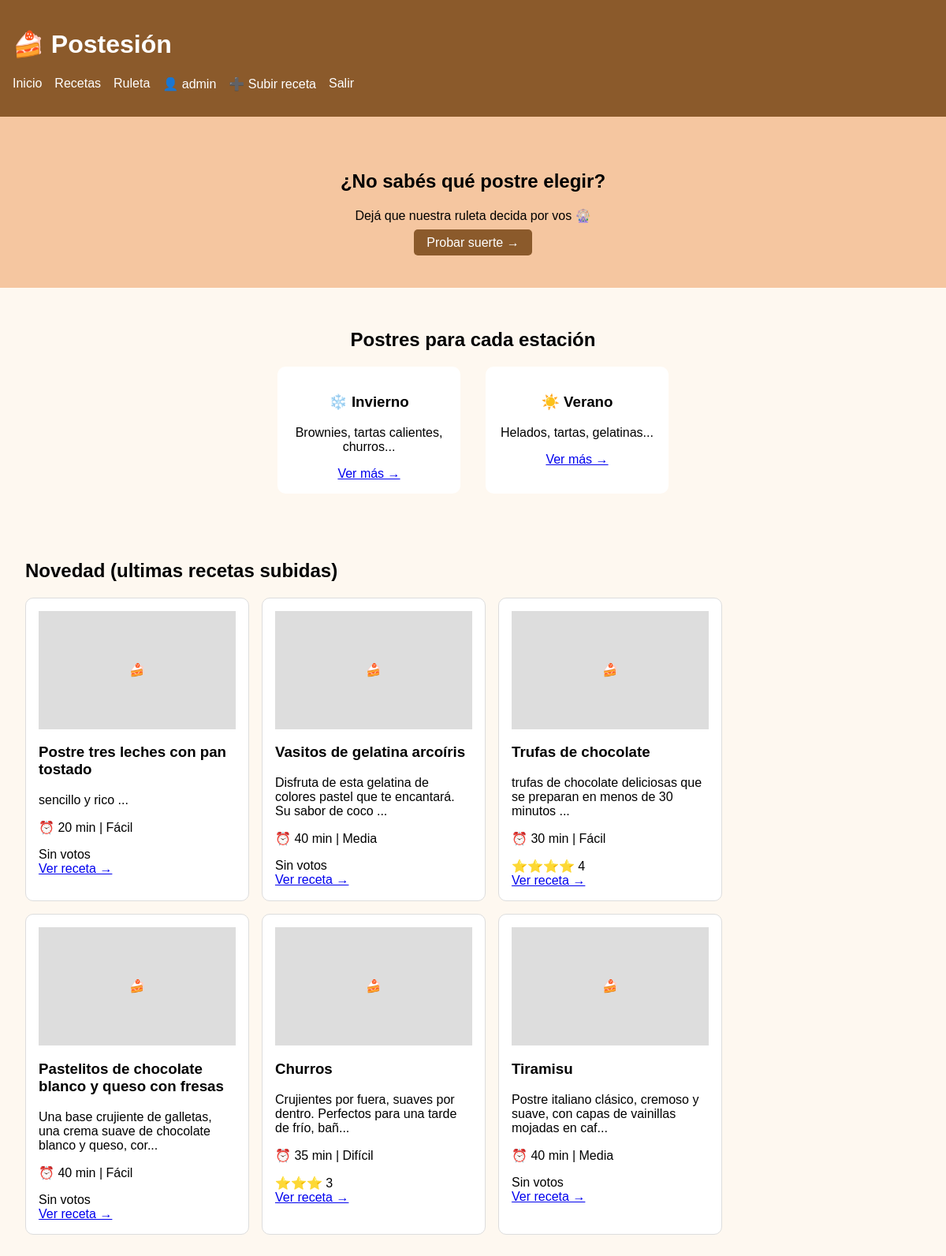
Screenshot of /proyecto_postres/index.php (signed in) with the database file from the repository.
### tables this page shows
CREATE TABLE `recetas` (
  `id` int(11) NOT NULL,
  `titulo` varchar(100) NOT NULL,
  `descripcion` text DEFAULT NULL,
  `ingredientes` text NOT NULL,
  `instrucciones` text NOT NULL,
  `tiempo_preparacion` int(11) DEFAULT NULL,
  `dificultad` enum('Fácil','Media','Difícil') NOT NULL DEFAULT 'Fácil',
  `imagen_url` varchar(255) DEFAULT NULL,
  `categoria_id` int(11) DEFAULT NULL,
  `usuario_id` int(11) DEFAULT NULL,
  `fecha_creacion` timestamp NOT NULL DEFAULT current_timestamp(),
  `votos_total` int(11) DEFAULT 0,
  `votos_count` int(11) DEFAULT 0
);

### proyecto_postres/index.php (the view, shortened to what this page needs)
<!DOCTYPE html>
<html>
<head>
</head>
<body>
<header>
    <h1>🍰 Postesión</h1>
    <nav>
        <ul>
            <li><a href="index.php">Inicio</a></li>
            <li><a href="recetas.php">Recetas</a></li>
            <li><a href="ruleta.php">Ruleta</a></li>
        <?php if(isset($_SESSION['usuario_id'])): ?>
                <li><a href="perfil.php">👤 <?php echo $_SESSION['nombre_usuario']; ?></a></li>
                <li><a href="subir_receta.php">➕ Subir receta</a></li>
                <li><a href="logout.php">Salir</a></li>
        <?php else: ?>
                <li><a href="login.php">🔐 Iniciar sesión</a></li>
                <li><a href="registro.php">📝 Registrarse</a></li>
            <?php endif; ?>
        </ul>
    </nav>
</header>
<section class="hero">
    <h2>¿No sabés qué postre elegir?</h2>
    <p>Dejá que nuestra ruleta decida por vos 🎡</p>
    <a href="ruleta.php" class="boton-principal">Probar suerte →</a>
</section>
<section class="categorias-destacadas">
    <h2>Postres para cada estación</h2>
    <div class="cards-categorias">
        <div class="card-categoria">
            <h3>❄️ Invierno</h3>
            <p>Brownies, tartas calientes, churros...</p>
            <a href="recetas.php?categoria=1">Ver más →</a>
        </div>
        <div class="card-categoria">
            <h3>☀️ Verano</h3>
            <p>Helados, tartas, gelatinas...</p>
            <a href="recetas.php?categoria=2">Ver más →</a>
        </div>
    </div>
</section>
<section class="ultimas-recetas">
    <h2> Novedad (ultimas recetas subidas)</h2>
    <div class="grid-recetas">
        <?php
        require_once 'conexion.php';
        $sql = "SELECT id, titulo, descripcion, tiempo_preparacion, dificultad, imagen_url, votos_total, votos_count FROM recetas ORDER BY fecha_creacion DESC LIMIT 6";
        $resultado = $conn->query($sql);
        if($resultado->num_rows > 0) {
            while($receta = $resultado->fetch_assoc()) {
                echo '<div class="tarjeta-receta">';
                if($receta['imagen_url'] && file_exists($receta['imagen_url'])) {
                    echo '<img src="' . $receta['imagen_url'] . '" style="width:100%; height:150px; object-fit:cover;">';
                } else {
                    echo '<div style="height:150px; background:#ddd; text-align:center; line-height:150px;">🍰</div>';
                }
                echo '<h3>' . htmlspecialchars($receta['titulo']) . '</h3>';
                echo '<p>' . substr(htmlspecialchars($receta['descripcion']), 0, 80) . '...</p>';
                echo '<p>⏰ ' . $receta['tiempo_preparacion'] . ' min | ' . $receta['dificultad'] . '</p>';
                if($receta['votos_count'] > 0) {
                    $promedio = round($receta['votos_total'] / $receta['votos_count'], 1);
                    $estrellas = str_repeat('⭐', floor($promedio));
                    echo '<div class="estrellas">' . $estrellas . ' ' . $promedio . '</div>';
                } else {
                    echo '<div class="estrellas">Sin votos</div>';
                }
                echo '<a href="receta_detalle.php?id=' . $receta['id'] . '">Ver receta →</a>';
                echo '</div>';
            }
        } else {
            echo '<p>No hay recetas aún. ¡Sé el primero en subir una!</p>';
        }
        ?>
    </div>
</section>
</body>
</html>

### proyecto_postres/index.php (style rules this page uses)
body { font-family: Arial; margin: 0; padding: 0; background: #fef8f0; }
header { background: #8b5a2b; color: white; padding: 1rem; }
nav ul { list-style: none; display: flex; gap: 1rem; padding: 0; }
nav a { color: white; text-decoration: none; }
.hero { background: #f5c6a0; text-align: center; padding: 3rem; }
.boton-principal { background: #8b5a2b; color: white; padding: 0.5rem 1rem; text-decoration: none; border-radius: 5px; }
.categorias-destacadas { padding: 2rem; text-align: center; }
.cards-categorias { display: flex; justify-content: center; gap: 2rem; }
.card-categoria { background: white; padding: 1rem; border-radius: 10px; width: 200px; }
.ultimas-recetas { padding: 2rem; }
.grid-recetas { display: flex; gap: 1rem; flex-wrap: wrap; }
.tarjeta-receta { border: 1px solid #ddd; padding: 1rem; width: 250px; background: white; border-radius: 10px; }

### rows the page displays
recetas: titulo "Postre tres leches con pan tostado", descripcion "sencillo y rico", tiempo_preparacion "20", dificultad "Fácil", votos_count "Sin votos"
recetas: titulo "Vasitos de gelatina arcoíris", descripcion "Disfruta de esta gelatina de colores pastel que te encantará. Su sabor de coco", tiempo_preparacion "40", dificultad "Media", votos_count "Sin votos"
recetas: titulo "Trufas de chocolate", descripcion "trufas de chocolate deliciosas que se preparan en menos de 30 minutos", tiempo_preparacion "30", dificultad "Fácil", estrellas "⭐⭐⭐⭐", votos_total "4"
recetas: titulo "Pastelitos de chocolate blanco y queso con fresas", descripcion "Una base crujiente de galletas, una crema suave de chocolate blanco y queso, cor", tiempo_preparacion "40", dificultad "Fácil", votos_count "Sin votos"
recetas: titulo "Churros", descripcion "Crujientes por fuera, suaves por dentro. Perfectos para una tarde de frío, bañ", tiempo_preparacion "35", dificultad "Difícil", estrellas "⭐⭐⭐", votos_total "3"
recetas: titulo "Tiramisu", descripcion "Postre italiano clásico, cremoso y suave, con capas de vainillas mojadas en caf", tiempo_preparacion "40", dificultad "Media", votos_count "Sin votos"

### other values shown
$_SESSION['nombre_usuario'] "admin"
